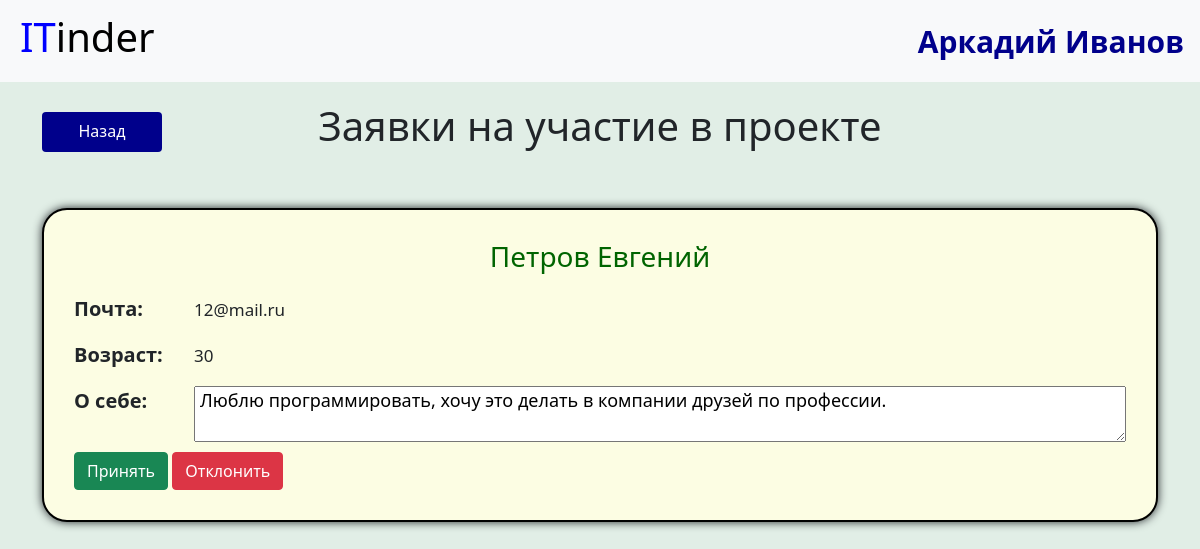
The app's page /applications/1 (signed in) with its own data.
### data/users.py (models this page shows, shortened)
class User(SqlAlchemyBase, UserMixin, SerializerMixin): # Таблица с пользователями
    __tablename__ = 'users'
    id = sqlalchemy.Column(sqlalchemy.Integer,
                           primary_key=True, autoincrement=True)
    name = sqlalchemy.Column(sqlalchemy.String, nullable=True)
    surname = sqlalchemy.Column(sqlalchemy.String, nullable=True)
    about = sqlalchemy.Column(sqlalchemy.String, nullable=True)
    email = sqlalchemy.Column(sqlalchemy.String,
                              index=True, unique=True, nullable=True)
    age = sqlalchemy.Column(sqlalchemy.Integer, nullable=True)
    hashed_password = sqlalchemy.Column(sqlalchemy.String, nullable=True)
    created_date = sqlalchemy.Column(sqlalchemy.DateTime,
                                     default=datetime.datetime.now)
    contacts = sqlalchemy.Column(sqlalchemy.String, nullable=True)
    diplomas = orm.relation("Diplomas", back_populates='user')
    project = orm.relation("Projects", back_populates='leader')
    projects = orm.relation('Projects',
                            secondary='users_to_projects',
                            backref='users')

### main.py (the view)
@app.route('/applications/<int:proj_id>') # Заявки на участие в конкретном проекте
@login_required
def applications(proj_id):
    global db_sess
    project = db_sess.query(Projects).filter(Projects.id == proj_id, Projects.leader == current_user,
                                             Projects.active).first()
    print(project)
    if project:
        people = project.applications
        return render_template('applications.html', title='Заявки на участие в проекте',
                               people=people, id=proj_id)
    else:
        abort(404)

### main.py (called while the page is built)
@login_manager.user_loader
def load_user(user_id):
    global db_sess
    return db_sess.query(User).get(user_id)

### templates/applications.html
{% extends "base.html" %}
{% block content %}
<div class="grid profile">
    <a class="btn cansel grid" href="/projects">Назад</a>
    <h1 class="text-center grid profile">Заявки на участие в проекте</h1>
    </div>
    {% for item in people%}
        <div class='block'>
            <h3 class="text-center title">{{ item.surname }} {{ item.name }}</h3>
            <div class="text-about">
                <p class="age-title text-title">Возраст:</p>
                <p class="age content">{{ item.age }}</p>
                <p class="mail-title text-title">Почта:</p>
                <p class="mail content">{{ item.email }}</p>
                <p class="about-title text-title">О себе:</p>
                {% if item.about %}
                    <textarea class="about content" readonly>{{ item.about }}</textarea>
                {% else %}
                    <textarea class="about content" readonly style="color: rgb(189, 189, 189)">Нет</textarea>
                {% endif %}
            </div>
            <a class="btn btn-success" href="/application_yes/{{ item.id }}/{{id}}">Принять</a>
            <a class="btn btn-danger" href="/application_no/{{ item.id }}/{{id}}"> Отклонить</a>
        </div>
    {% endfor %}
{% endblock %}

### templates/base.html (shortened to what this page needs)
<!doctype html>
    <html lang="ru">
    <head>
        <link rel="stylesheet"
        href="https://cdn.jsdelivr.net/npm/bootstrap@5.0.0-beta1/dist/css/bootstrap.min.css"
>
        <link rel="stylesheet" type="text/css" href="{{url_for('static', filename='css/style.css')}}" />
</head>
<body>
<header>
    <nav class="navbar navbar-light bg-light">
        <h1 class="navbar-brand"><a href="/" class="head"><span class="head">IT</span>inder</a></h1>
        {% if current_user.is_authenticated %}
            <a class="navbar-brand user" href="/persona/{{ current_user.id }}">{{ current_user.name }} {{current_user.surname}}</a>
        {% else %}
            <p class="sign">
                <a class="btn btn-primary " href="/register">Зарегистрироваться</a>
                <a class="btn btn-success" href="/login">Войти</a>
            </p>
        {% endif %}
    </nav>
</header>
<main role="main" class="container">
    {% block content %}{% endblock %}
</main>
</body>
</html>

### static/css/style.css (style rules this page uses)
span.head { color:blue }
h1.navbar-brand { margin-left: 20px; font-size: 40px; }
a.navbar-brand.user { font-size: 30px; color: darkblue; font-weight: bold; }
div.block { border: black solid 2px; border-radius: 25px; background-color: rgb(252, 253, 227); margin: 20px 0px; padding: 30px; box-shadow: 0 0 10px; }
div.grid { display: grid; grid-template-columns: 300px auto; column-gap: 20px; margin-top: 20px; }
h1.grid { grid-column: 2 / 3; grid-row: 1 / 2; }
body { background-color: rgb(225, 238, 230); }
h3.title { color: darkgreen; margin-bottom: 20px; }
p.about-title { grid-row: 1/ 2; }
textarea.about { grid-row: 1 / 2; font-size: 18px; padding: 0 5px; margin-top: 0px; margin-bottom: 10px; }
div.text-about { display: grid; grid-template-columns: 120px auto; }
p.text-title { grid-column: 1 / 2; font-size: 20px; font-weight: bold; }
.content { grid-column: 2 / 3; font-size: 17px; margin-top: 3px; }
a.btn.application, a.btn.cansel { background-color: darkblue; color: white; }
a.btn.cansel { grid-column: 1 / 2; grid-row: 1 / 2; max-height: 40px; margin-top: 10px; }
div.profile { grid-template-columns: 120px auto; margin-bottom: 50px; }
h1.profile { margin-right: 140px; }
p.mail-title, p.mail { grid-row: 1 / 2; }
p.age-title, p.age { grid-row: 4 / 5; }
p.about-title, textarea.about { grid-row: 5 / 6; }
textarea.about, textarea.contacts { cursor: default; }
a.head { text-decoration: none; color:black }

### records on screen
User: name "Аркадий", surname "Иванов"
User: surname "Петров", name "Евгений", age "30", email "12@mail.ru", about "Люблю программировать, хочу это делать в компании друзей по профессии."
